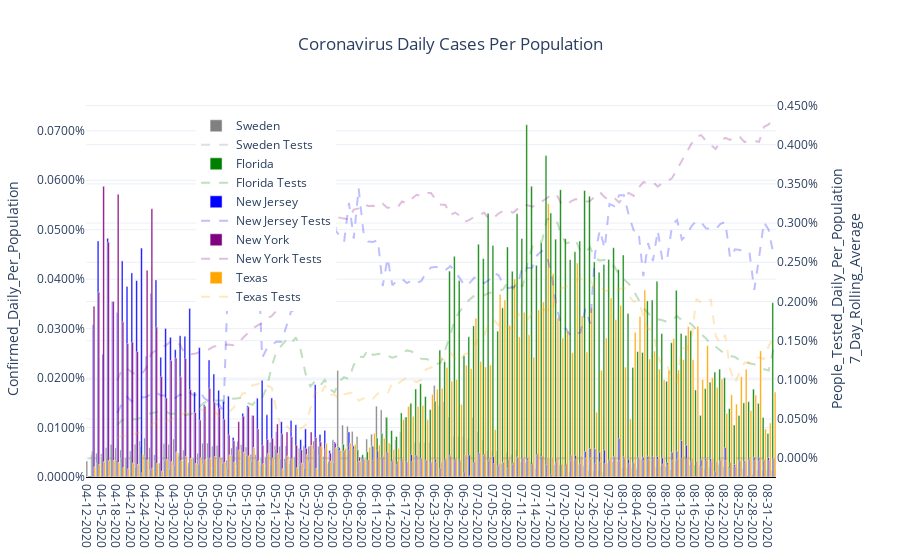

The code cell stored with this chart in its notebook:
### Code cell
fig = make_subplots(specs=[[{'secondary_y':True}]])
for mycountry in countries_list:
    fig.add_trace(go.Bar(x=country_df[country_df['Country_Region']==mycountry]['Date'],
                               y=country_df[country_df['Country_Region']==mycountry]['Confirmed_Daily_Per_Population'],
                               name = rename_dict[mycountry],
                               marker = {'color':colors_dict[mycountry]},
                               width = 0.35),
                  secondary_y = False)
    fig.add_trace(go.Scatter(x=country_df[country_df['Country_Region']==mycountry]['Date'],
                               y=country_df[country_df['Country_Region']==mycountry]['People_Tested_Daily_Per_Population_7_Day_Rolling_Average'],
                               name = rename_dict[mycountry] + ' Tests',
                               line = {'color':colors_dict[mycountry],
                                       'dash':'dash'},
                               opacity = 0.25),
                  secondary_y = True)
fig.update_layout(showlegend = True,
                legend= dict(x=0.15,y=0.97),
                title='Coronavirus Daily Cases Per Population',
                title_x= 0.5,
                yaxis={'title':'Confirmed_Daily_Per_Population',
                       'range': [0.0,country_df['Confirmed_Daily_Per_Population'].max()+0.00005],
                       'tickformat':'.4%',
                       'zeroline':True,'zerolinecolor':'#000000','zerolinewidth':2.0},
                template='plotly_white')
fig.update_yaxes(title_text='People_Tested_Daily_Per_Population<br>7_Day_Rolling_Average',
                 secondary_y=True,
                 tickformat= '.3%')
fig.show()
fig.write_image(r'C:\__YOUTUBE__\__POLITICS__\Coronavirus\outputdata\4-CV_Daily_Cases_Per_Population.png',width = 852,height = 480)

### Figure 1 — Plotly figure (JSON) as saved in the notebook; plotly's stock layout.template omitted (floating-point values rounded to 4 significant figures; data arrays with more than 128 entries replaced by an {"elided": "..."} marker saying what was removed)
{"data": [{"marker": {"color": "grey"}, "name": "Sweden", "type": "bar", "width": 0.35, "x": {"elided": "143 str values"}, "xaxis": "x", "y": {"elided": "143 float values"}, "yaxis": "y"}, {"line": {"color": "grey", "dash": "dash"}, "name": "Sweden Tests", "opacity": 0.25, "type": "scatter", "x": {"elided": "143 str values"}, "xaxis": "x", "y": {"elided": "143 int values"}, "yaxis": "y2"}, {"marker": {"color": "green"}, "name": "Florida", "type": "bar", "width": 0.35, "x": {"elided": "143 str values"}, "xaxis": "x", "y": {"elided": "143 float values"}, "yaxis": "y"}, {"line": {"color": "green", "dash": "dash"}, "name": "Florida Tests", "opacity": 0.25, "type": "scatter", "x": {"elided": "143 str values"}, "xaxis": "x", "y": {"elided": "143 float values"}, "yaxis": "y2"}, {"marker": {"color": "blue"}, "name": "New Jersey", "type": "bar", "width": 0.35, "x": {"elided": "143 str values"}, "xaxis": "x", "y": {"elided": "143 float values"}, "yaxis": "y"}, {"line": {"color": "blue", "dash": "dash"}, "name": "New Jersey Tests", "opacity": 0.25, "type": "scatter", "x": {"elided": "143 str values"}, "xaxis": "x", "y": {"elided": "143 float values"}, "yaxis": "y2"}, {"marker": {"color": "purple"}, "name": "New York", "type": "bar", "width": 0.35, "x": {"elided": "143 str values"}, "xaxis": "x", "y": {"elided": "143 float values"}, "yaxis": "y"}, {"line": {"color": "purple", "dash": "dash"}, "name": "New York Tests", "opacity": 0.25, "type": "scatter", "x": {"elided": "143 str values"}, "xaxis": "x", "y": {"elided": "143 float values"}, "yaxis": "y2"}, {"marker": {"color": "orange"}, "name": "Texas", "type": "bar", "width": 0.35, "x": {"elided": "143 str values"}, "xaxis": "x", "y": {"elided": "143 float values"}, "yaxis": "y"}, {"line": {"color": "orange", "dash": "dash"}, "name": "Texas Tests", "opacity": 0.25, "type": "scatter", "x": {"elided": "143 str values"}, "xaxis": "x", "y": {"elided": "143 float values"}, "yaxis": "y2"}], "layout": {"legend": {"x": 0.15, "y": 0.97}, "showlegend": true, "title": {"text": "Coronavirus Daily Cases Per Population", "x": 0.5}, "xaxis": {"anchor": "y", "domain": [0, 0.94]}, "yaxis": {"anchor": "x", "domain": [0, 1], "range": [0, 0.0007623], "tickformat": ".4%", "title": {"text": "Confirmed_Daily_Per_Population"}, "zeroline": true, "zerolinecolor": "#000000", "zerolinewidth": 2}, "yaxis2": {"anchor": "x", "overlaying": "y", "side": "right", "tickformat": ".3%", "title": {"text": "People_Tested_Daily_Per_Population<br>7_Day_Rolling_Average"}}}}
